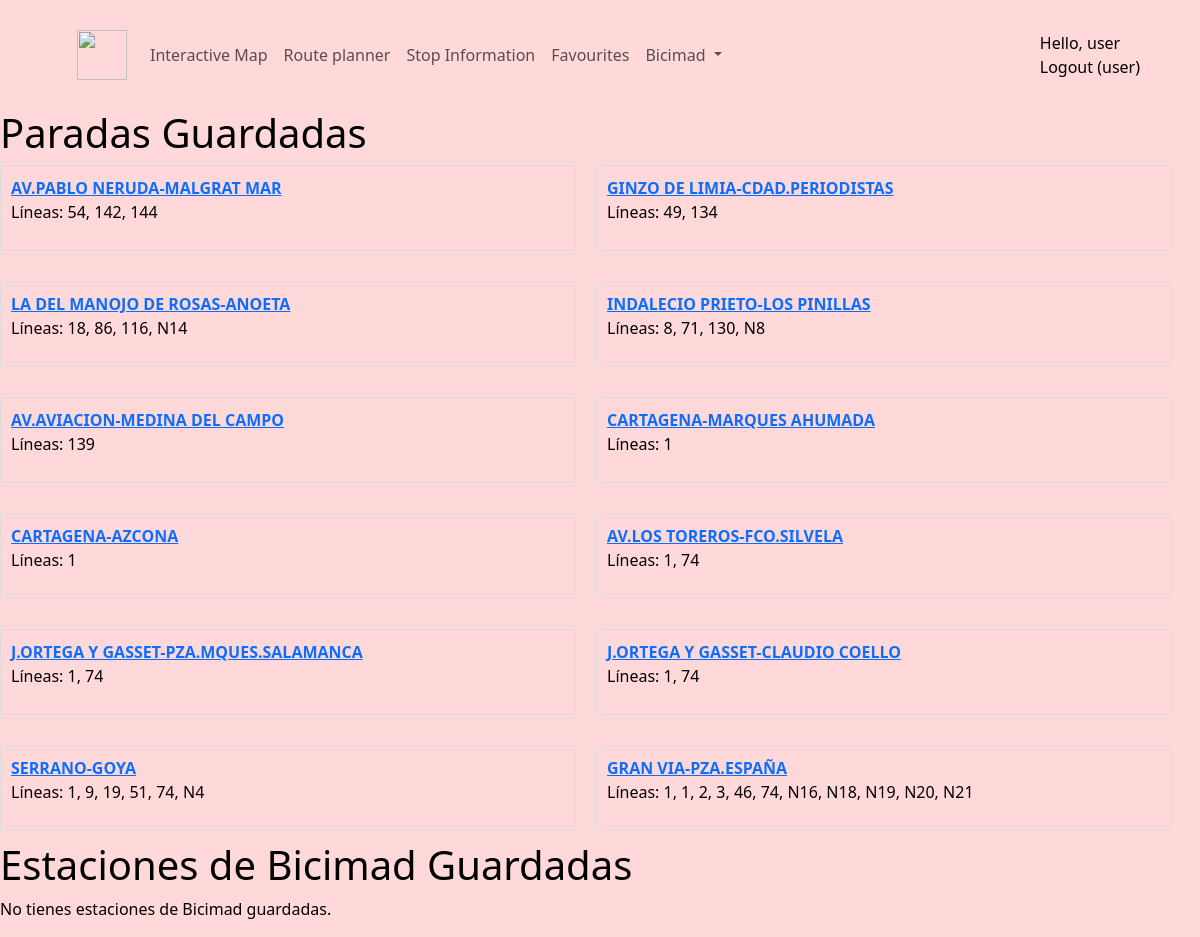
/favourite (signed in), run on an earlier commit of the app's database.
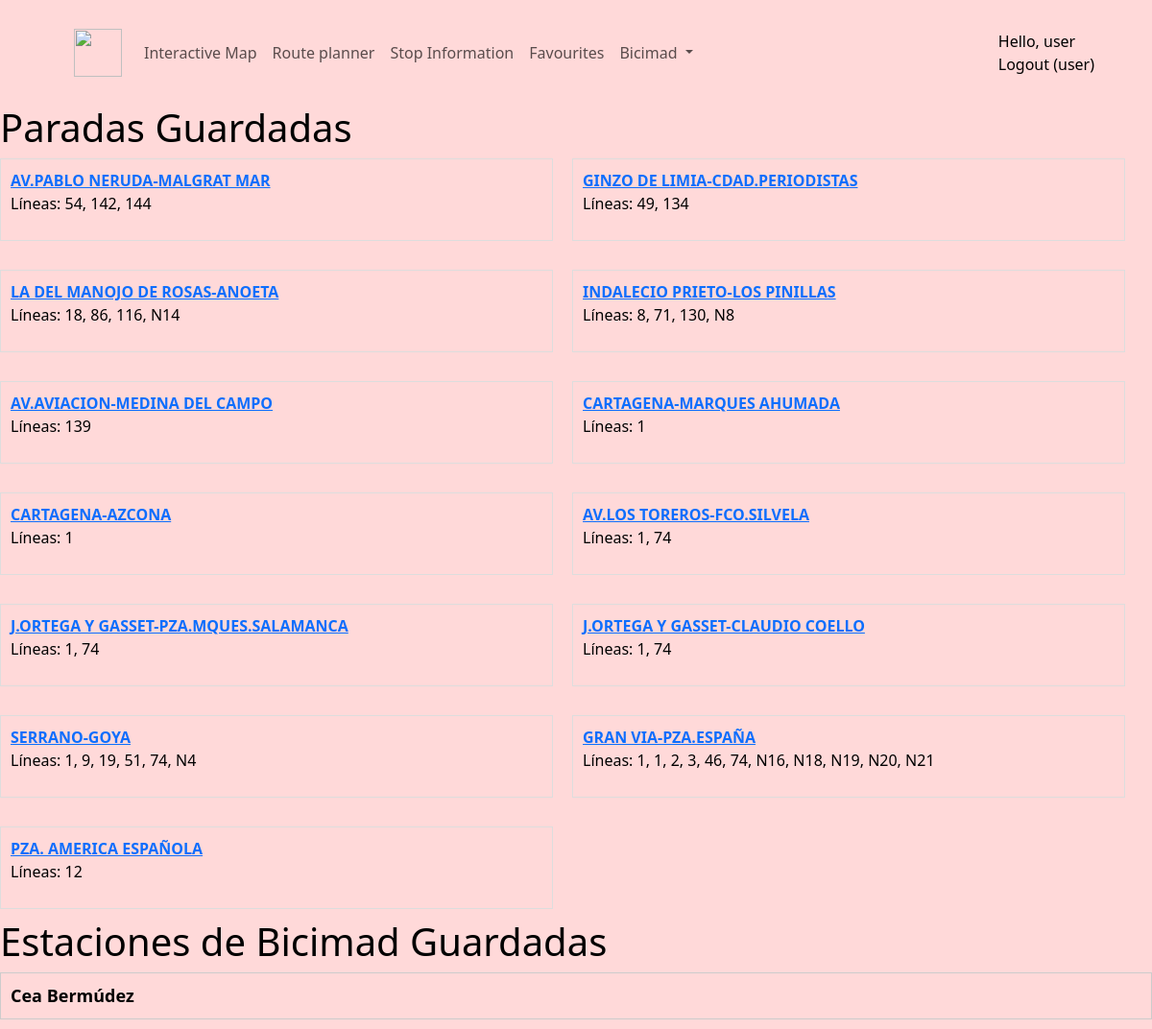
And on a later commit of the database.
### mainapp/models.py (models this page shows, shortened)
class savedStops(models.Model):
    user=models.ForeignKey(User,null=True,on_delete=models.SET_NULL)
    savedStop=models.ForeignKey(Estacion,null=True,on_delete=models.SET_NULL)

class Estacion(models.Model):
    IDESTACION                  = models.IntegerField(primary_key=True)
    DENOMINACION                = models.CharField(max_length=255)
    LINEAS                      = models.CharField(max_length=255)
    longitude                   = models.FloatField()
    latitude                    = models.FloatField()
    ACONDICIONAMIENTOVIAJEROS   =models.IntegerField()

class savedBICIMAD(models.Model):
    user=models.ForeignKey(User,null=True,on_delete=models.SET_NULL)
    savedStation=models.ForeignKey(BicimadStation,null=True,on_delete=models.SET_NULL)

class BicimadStation(models.Model):
    id                  = models.AutoField(primary_key=True)
    latitude            = models.FloatField()
    longitude           = models.FloatField()
    name                = models.CharField(max_length=555)
    number              = models.CharField(max_length=100)
    address             = models.CharField(max_length=555)
    activate            = models.IntegerField()
    no_available            = models.IntegerField()
    total_bases             = models.IntegerField()
    dock_bikes          = models.IntegerField()
    free_bases          = models.IntegerField()
    reservations_count  = models.IntegerField()

### mainapp/views.py (the view)
# urls.py: path('favourite', views.favourite, name="favourite"),
@login_required
def favourite(request):
    if request.user.is_authenticated:
        paradas_guardadas = savedStops.objects.filter(user=request.user)
        estaciones_bicimad = savedBICIMAD.objects.filter(user=request.user)
        context = {'paradas_guardadas': paradas_guardadas, 'estaciones_bicimad': estaciones_bicimad}
        return render(request, 'mainapp/favourite.html', context)
    else:
        context = 'No tiene paradas guardadas'
        return render(request, 'mainapp/error.html', context)

### mainapp/templates/mainapp/favourite.html (shortened to what this page needs)
{% extends 'mainapp/base.html' %}
{% load static %}
{% block content %}
    <h1>Paradas Guardadas</h1>
    {% if paradas_guardadas %}
        <div class="paradas-container">
            {% for parada in paradas_guardadas %}
                <div class="parada-item">
                    <a href="{% url 'stop_detail' stop_number=parada.savedStop.IDESTACION %}">
                        <strong>{{ parada.savedStop.DENOMINACION }}</strong>
                    </a>
                    <p>Líneas: {{ parada.savedStop.LINEAS }}</p>
                </div>
            {% endfor %}
        </div>
    {% else %}
        <p>No tienes paradas guardadas.</p>
    {% endif %}
    <h1>Estaciones de Bicimad Guardadas</h1>
    {% if estaciones_bicimad %}
        <div class="bicimad-container">
            {% for bicimad in estaciones_bicimad %}
                <div class="bicimad-item">
                    <div class="nombre-estacion" onclick="toggleInfo('{{ bicimad.id }}')">
                        <strong>{{ bicimad.savedStation.name }}</strong>
                    </div>
                </div>
            {% endfor %}
        </div>
    {% else %}
        <p>No tienes estaciones de Bicimad guardadas.</p>
    {% endif %}
{% endblock %}

What changed in the data, as far as the page shows it:
added savedStops: savedStop.DENOMINACION "PZA. AMERICA ESPAÑOLA", savedStop.LINEAS "12"
added savedBICIMAD: savedStation.name "Cea Bermúdez"
Also different on the page:
text no longer shown: "No tienes estaciones de Bicimad guardadas."
